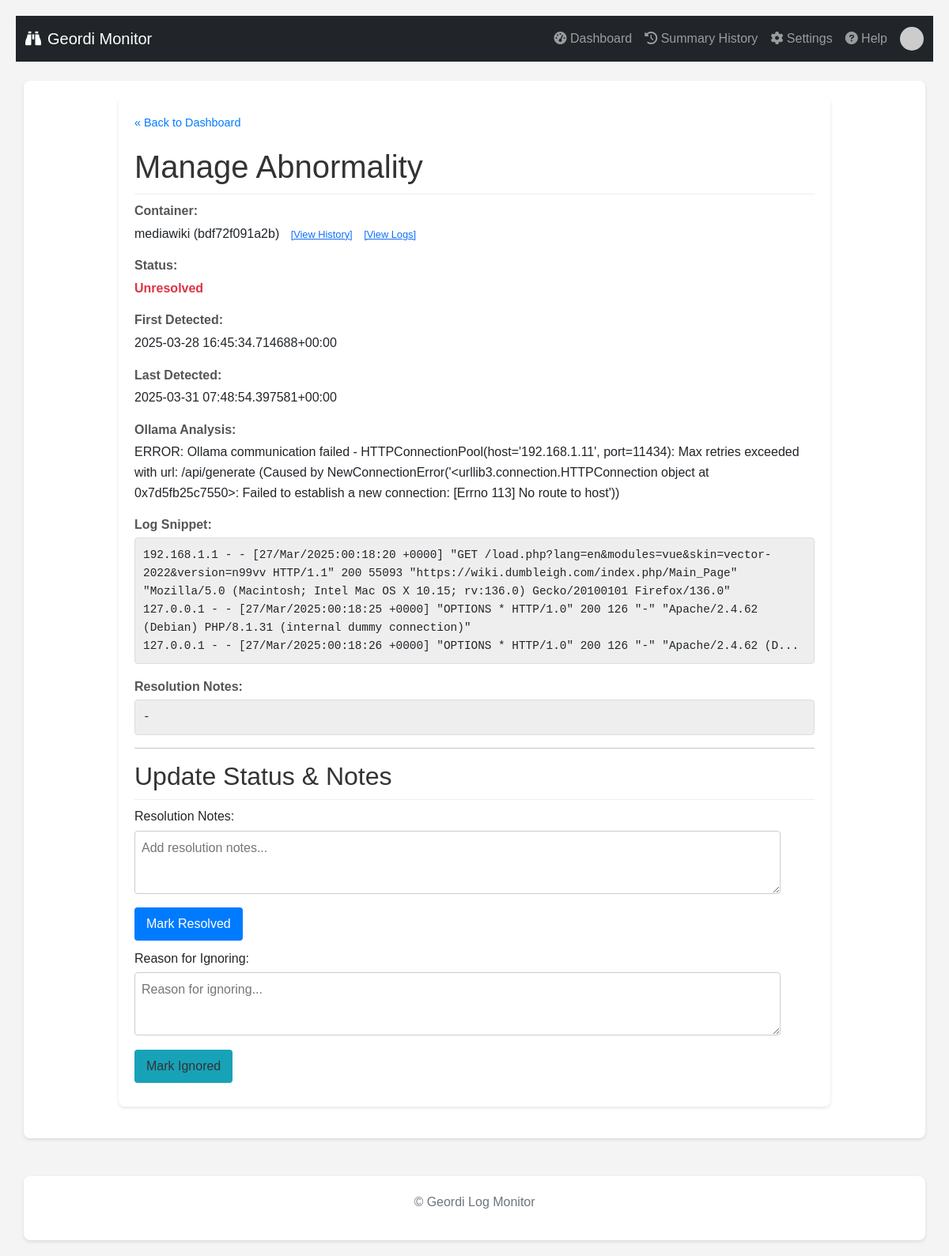
The page /manage/6 on the database its author committed.
### tables this page shows
CREATE TABLE abnormalities (
                id INTEGER PRIMARY KEY AUTOINCREMENT,
                container_name TEXT NOT NULL,
                container_id TEXT NOT NULL,
                log_snippet TEXT NOT NULL,
                ollama_analysis TEXT,
                first_detected_timestamp TEXT,
                last_detected_timestamp TEXT,
                status TEXT DEFAULT 'unresolved',
                resolution_notes TEXT,
                UNIQUE(container_id, log_snippet)
            );

### routes/ui_routes.py (the view, shortened to what this page needs)
@ui_bp.route('/manage/<int:abnormality_id>', methods=['GET', 'POST'])
def manage_abnormality(abnormality_id):
    abnormality = db.get_abnormality_by_id(abnormality_id)
    if not abnormality:
        flash(f'Abnormality ID {abnormality_id} not found.', 'error')
        return redirect(url_for('ui.index')) # Use blueprint prefix
    current_color_settings = {}
    try:
        with current_app.settings_lock:
             app_settings_local = getattr(current_app, 'app_settings', {})
             current_color_settings = {k: v for k, v in app_settings_local.items() if k.startswith('color_')}
        return render_template('manage.html', abnormality=abnormality, color_settings=current_color_settings)
    except AttributeError as e:
        logging.exception(f"Failed to access shared state via current_app attribute in manage route! Missing attribute: {e}")
        flash(f"Error: Application state attribute not found ({e}). Check logs.", "error")
        return redirect(url_for('ui.index'))
    except Exception as e:
        logging.exception(f"Unexpected error in manage route processing: {e}")
        flash(f"Error: An unexpected error occurred loading manage page ({e}). Check logs.", "error")
        return redirect(url_for('ui.index'))

### app.py (called while the page is built)
@app.context_processor
def inject_app_settings():
    settings_copy = {} # Initialize empty in case of error getting lock/dict
    try:
        with settings_lock:
            if isinstance(app_settings, dict):
                settings_copy = app_settings.copy()
            else:
                logger.error("inject_app_settings: global app_settings is not a dict!")
    except Exception as e:
         logger.error(f"inject_app_settings: Error acquiring lock or copying settings: {e}")
    return dict(app_settings=settings_copy) # Make it available as 'app_settings' in templates

### db.py (called while the page is built)
def _parse_iso_datetime(iso_string):
    if not iso_string: return None
    try:
        if 'Z' in iso_string:
             dt = datetime.datetime.fromisoformat(iso_string.replace('Z', '+00:00'))
        elif '+' in iso_string or '-' in iso_string[10:]: # Check for timezone offset
             dt = datetime.datetime.fromisoformat(iso_string)
        else:
             dt = datetime.datetime.fromisoformat(iso_string).replace(tzinfo=timezone.utc)
        return dt.astimezone(timezone.utc) # Ensure it's always UTC
    except (ValueError, TypeError) as e:
        logging.warning(f"Could not parse ISO timestamp '{iso_string}': {e}. Returning as string.")
        return iso_string

def get_db():
    try:
        os.makedirs(DATABASE_DIR, exist_ok=True)
    except OSError as e:
        logging.error(f"Could not create database directory {DATABASE_DIR}: {e}")
    conn = sqlite3.connect(DATABASE, detect_types=sqlite3.PARSE_DECLTYPES | sqlite3.PARSE_COLNAMES)
    conn.row_factory = sqlite3.Row
    return conn

def _row_to_dict_with_parsed_dates(row):
    if not row: return None
    item = dict(row)
    item['first_detected_timestamp'] = _parse_iso_datetime(item.get('first_detected_timestamp'))
    item['last_detected_timestamp'] = _parse_iso_datetime(item.get('last_detected_timestamp'))
    item['timestamp'] = _parse_iso_datetime(item.get('timestamp'))
    return item

def get_abnormality_by_id(abnormality_id):
    conn = get_db(); cursor = conn.cursor()
    try:
        cursor.execute("SELECT * FROM abnormalities WHERE id = ?", (abnormality_id,));
        row = cursor.fetchone();
        return _row_to_dict_with_parsed_dates(row)
    except sqlite3.Error as e: logging.error(f"Error fetching abnormality by ID {abnormality_id}: {e}"); return None
    finally: conn.close()

### templates/manage.html (shortened to what this page needs)
{% extends "base.html" %}
{% block content %}
    <div class="manage-container">
        <a href="{{ url_for('ui.index') }}" class="back-link">« Back to Dashboard</a>
        <h1>Manage Abnormality</h1>
        {% if abnormality %}
            <div class="detail-item">
                <strong>Container:</strong> {{ abnormality.container_name }} ({{ abnormality.container_id[:12] }})
                <a href="{{ url_for('ui.container_history', container_id=abnormality.container_id) }}" style="font-size: 0.8em; margin-left: 10px;">[View History]</a>
                <a href="{{ url_for('ui.view_logs', container_id=abnormality.container_id) }}" style="font-size: 0.8em; margin-left: 10px;">[View Logs]</a>
            </div>
            <div class="detail-item">
                <strong>Status:</strong> <span class="status-{{ abnormality.status }}">{{ abnormality.status | replace('_', ' ') | title }}</span>
            </div>
             <div class="detail-item">
                 <strong>First Detected:</strong>
                 {{ abnormality.first_detected_timestamp.astimezone(timezone_obj).strftime('%Y-%m-%d %H:%M:%S %Z') if abnormality.first_detected_timestamp and timezone_obj and abnormality.first_detected_timestamp is instance(datetime) else abnormality.first_detected_timestamp or 'N/A' }}
             </div>
             <div class="detail-item">
                 <strong>Last Detected:</strong>
                 {{ abnormality.last_detected_timestamp.astimezone(timezone_obj).strftime('%Y-%m-%d %H:%M:%S %Z') if abnormality.last_detected_timestamp and timezone_obj and abnormality.last_detected_timestamp is instance(datetime) else abnormality.last_detected_timestamp or 'N/A' }}
            </div>
             <div class="detail-item">
                <strong>Ollama Analysis:</strong> {{ abnormality.ollama_analysis }}
            </div>
            <div class="detail-item">
                <strong>Log Snippet:</strong> <pre>{{ abnormality.log_snippet }}</pre>
            </div>
             <div class="detail-item">
                <strong>Resolution Notes:</strong>
                <pre>{{ abnormality.resolution_notes if abnormality.resolution_notes else '-' }}</pre>
            </div>
            <hr>
            <h2>Update Status & Notes</h2>
            <div class="actions">
                {% if abnormality.status == 'unresolved' or abnormality.status == 'ignored' %}
                <form method="POST" action="{{ url_for('ui.manage_abnormality', abnormality_id=abnormality.id) }}">
                    <label for="notes_resolve">Resolution Notes:</label><br>
                    <textarea id="notes_resolve" name="notes" placeholder="Add resolution notes...">{{ abnormality.resolution_notes if abnormality.resolution_notes else '' }}</textarea><br>
                    <button type="submit" class="button-resolve">Mark Resolved</button>
                </form>
                {% endif %}
                {% if abnormality.status == 'unresolved' or abnormality.status == 'resolved' %}
                 <form method="POST" action="{{ url_for('ui.manage_abnormality', abnormality_id=abnormality.id) }}">
                    <label for="notes_ignore">Reason for Ignoring:</label><br>
                    <textarea id="notes_ignore" name="notes" placeholder="Reason for ignoring...">{{ abnormality.resolution_notes if abnormality.resolution_notes else '' }}</textarea><br>
                    <button type="submit" class="button-ignore">Mark Ignored</button>
                </form>
                {% endif %}
            </div>
        {% else %}
            <p>Abnormality details not found.</p>
        {% endif %}
    </div>
{% endblock %}

### static/style.css (style rules this page uses)
body { font-family: sans-serif; line-height: 1.6; margin: 20px; background-color: #f4f4f4; }
h1, h2 { color: #333; }
pre { background: #eee; padding: 10px; border-radius: 4px; white-space: pre-wrap; word-wrap: break-word; font-size: 0.9em; max-height: 200px; overflow-y: auto; }
.status-unresolved { color: red; font-weight: bold; }
.actions form { display: block; margin-bottom: 10px; }
.actions textarea { width: 95%; margin-top: 5px; box-sizing: border-box; height: 50px; }
.actions button { padding: 5px 10px; cursor: pointer; margin-top: 5px; }

### templates/manage.html (style rules this page uses)
.manage-container { background: #fff; padding: 20px; border-radius: 8px; box-shadow: 0 2px 4px rgba(0,0,0,0.1); margin-bottom: 20px; max-width: 900px; margin-left: auto; margin-right: auto; }
.manage-container h1, .manage-container h2 { color: #333; border-bottom: 1px solid #eee; padding-bottom: 10px; }
.manage-container pre { background: #eee; padding: 10px; border-radius: 4px; white-space: pre-wrap; word-wrap: break-word; font-size: 0.9em; max-height: 200px; overflow-y: auto; border: 1px solid #ddd; font-family: monospace; }
.detail-item { margin-bottom: 15px; }
.detail-item strong { display: block; color: #555; margin-bottom: 3px; }
.status-unresolved { font-weight: bold; }
.manage-container textarea { width: 95%; margin-top: 5px; min-height: 80px; padding: 8px; border: 1px solid #ccc; border-radius: 4px; }
.manage-container button { padding: 8px 15px; cursor: pointer; border: none; border-radius: 4px; margin-right: 10px; margin-top: 10px; }
.button-resolve { color: white; }
.button-ignore { color: #333; }
.actions form { margin-bottom: 10px; }
.back-link { display: inline-block; margin-bottom: 20px; color: #007bff; text-decoration: none; font-size: 0.9em; }

### rows shown on the page
abnormalities: container_name "mediawiki", status "Unresolved", ollama_analysis "ERROR: Ollama communication failed - HTTPConnectionPool(host='192.168.1.11', port=11434): Max retries exceeded with url: /api/generate (Caused by NewConnectionError('<urllib3.connection.HTTPConnection object at 0x7d5fb25c7550>: Failed to establish a new connection: [Errno 113] No route to host'))", log_snippet "192.168.1.1 - - [27/Mar/2025:00:18:20 +0000] \"GET /load.php?lang=en&modules=vue&skin=vector-2022&version=n99vv HTTP/1.1\" 200 55093 \"https://wiki.dumbleigh.com/index.php/Main_Page\" \"Mozilla/5.0 (Macintosh; Intel Mac OS X 10.15; rv:136.0) Gecko/20100101 Firefox/136.0\" 127.0.0.1 - - [27/Mar/2025:00:18:25 +0000] \"OPTIONS * HTTP/1.0\" 200 126 \"-\" \"Apache/2.4.62 (Debian) PHP/8.1.31 (internal dummy connection)\" 127.0.0.1 - - [27/Mar/2025:00:18:26 +0000] \"OPTIONS * HTTP/1.0\" 200 126 \"-\" \"Apache/2.4.62 (D..."

### other values the page prints
{{ abnormality.container_id[:12] }} "bdf72f091a2b"
{{ abnormality.resolution_notes if abnormality.resolution_notes else '-' }} "-"
